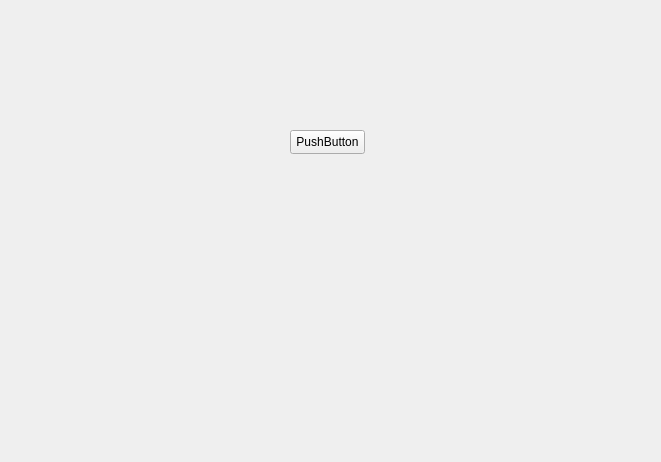
<?xml version="1.0" encoding="UTF-8"?>
<ui version="4.0">
 <class>HearthstoneClass</class>
 <widget class="QWidget" name="HearthstoneClass">
  <property name="geometry">
   <rect>
    <x>0</x>
    <y>0</y>
    <width>661</width>
    <height>462</height>
   </rect>
  </property>
  <property name="windowTitle">
   <string>Hearthstone</string>
  </property>
  <widget class="QPushButton" name="pushButton">
   <property name="geometry">
    <rect>
     <x>290</x>
     <y>130</y>
     <width>75</width>
     <height>24</height>
    </rect>
   </property>
   <property name="text">
    <string>PushButton</string>
   </property>
  </widget>
 </widget>
 <layoutdefault spacing="6" margin="11"/>
 <resources>
  <include location="Hearthstone.qrc"/>
 </resources>
 <connections/>
</ui>
